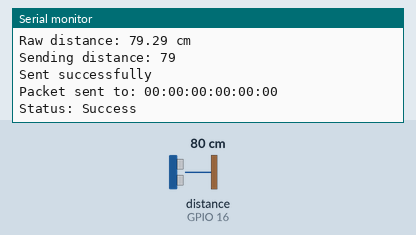
A sketch run on a simulated ESP32. Parts: the last lines printed to the serial monitor. Wiring (inferred from the names in the program): ultrasonic range finder: trigger GPIO 23; echo GPIO 16. The test bench sets the inputs (shaded band); at power-on: distance to the obstacle (sensor on GPIO 16) 80 cm. The echo pulse lasts 58.3 µs per cm.

Above: at 1.8 s.
1.9 s: distance to the obstacle (sensor on GPIO 16) set to 250 cm
At 2.9 s:
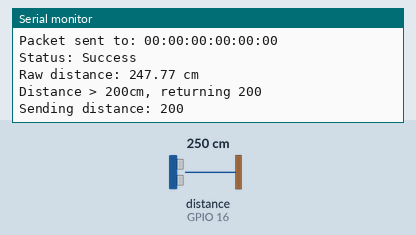
4.5 s: distance to the obstacle (sensor on GPIO 16) set to 2 cm
At 5.9 s:
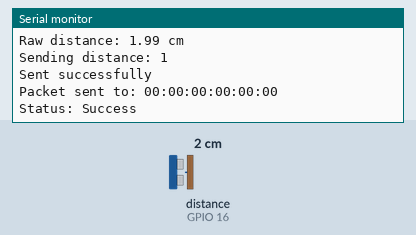
Timing chart, 0 to 7.5 s (numbered marks = the images above; inputs shaded):
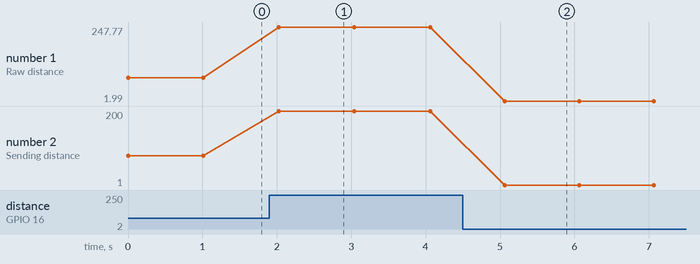

The sketch:

espSesnsor.ino
```cpp
#include <WiFi.h>
#include <esp_now.h>
#include <esp_wifi.h>

const int TRIGGER_PIN = 23;
const int ECHO_PIN = 16;
const uint8_t WIFI_CHANNEL = 1;  // Match this with receiver

// Receiver MAC Address - double check this matches your receiver's MAC
uint8_t receiverMac[] = {0x24, 0xDC, 0xC3, 0x44, 0xDC, 0x70};

esp_now_peer_info_t peerInfo;
char *success;
uint8_t globalDist;

void OnDataSent(const uint8_t *mac_addr, esp_now_send_status_t status) {
    Serial.print("\r\nPacket sent to: ");
    for (int i = 0; i < 6; i++) {
        Serial.printf("%02X", mac_addr[i]);
        if (i < 5) Serial.print(":");
    }
    Serial.print("\nStatus: ");
    Serial.println(status == ESP_NOW_SEND_SUCCESS ? "Success" : "Failed");
}

float distSensor() {
    // Clear the trigger pin
    digitalWrite(TRIGGER_PIN, LOW);
    delayMicroseconds(2);

    // Send the trigger pulse
    digitalWrite(TRIGGER_PIN, HIGH);
    delayMicroseconds(10);
    digitalWrite(TRIGGER_PIN, LOW);

    // Read the echo pin
    long duration = pulseIn(ECHO_PIN, HIGH);

    // Calculate distance
    float distance = (duration * 0.034) / 2;

    Serial.print("Raw distance: ");
    Serial.print(distance);
    Serial.println(" cm");

    // Constrain the distance value
    if (distance < 1) {
        Serial.println("Distance < 1cm, returning 0");
        return 0;
    } else if (distance > 255) {
        Serial.println("Distance > 255cm, returning 255");
        return 255;
    } else if (distance > 200) {
        Serial.println("Distance > 200cm, returning 200");
        return 200;
    }
    return distance;
}

void initESPNow() {
    WiFi.mode(WIFI_STA);

    // Print our MAC address for debugging
    Serial.print("Sender MAC: ");
    Serial.println(WiFi.macAddress());

    // Set WiFi channel
    esp_wifi_set_promiscuous(true);
    esp_wifi_set_channel(WIFI_CHANNEL, WIFI_SECOND_CHAN_NONE);
    esp_wifi_set_promiscuous(false);

    // Init ESP-NOW
    if (esp_now_init() != ESP_OK) {
        Serial.println("Error initializing ESP-NOW");
        return;
    }

    // Register callback
    esp_now_register_send_cb(OnDataSent);

    // Register peer
    memset(&peerInfo, 0, sizeof(peerInfo));
    memcpy(peerInfo.peer_addr, receiverMac, 6);
    peerInfo.channel = WIFI_CHANNEL;
    peerInfo.encrypt = false;

    if (esp_now_add_peer(&peerInfo) != ESP_OK) {
        Serial.println("Failed to add peer");
        return;
    }

    Serial.println("ESP-NOW initialized successfully");
}

void setup() {
    Serial.begin(115200);

    // Configure pins
    pinMode(TRIGGER_PIN, OUTPUT);
    pinMode(ECHO_PIN, INPUT);

    // Initialize ESP-NOW
    initESPNow();
}

void loop() {
    // Get distance reading
    globalDist = static_cast<uint8_t>(distSensor());

    Serial.print("Sending distance: ");
    Serial.println(globalDist);

    // Only send if distance is less than 200
    if (globalDist < 200) {
        esp_err_t result = esp_now_send(receiverMac, &globalDist, sizeof(globalDist));

        if (result == ESP_OK) {
            Serial.println("Sent successfully");
        } else {
            Serial.println("Send failed! Error code: ");
            Serial.println(result);
        }
    }

    delay(1000);  // Wait 1 second before next reading
}
```

Measured:
- after the input at 1.9 s, the serial monitor: prints a new line after 0.13 s (image 1)
- after the input at 4.5 s, the serial monitor: prints a new line after 0.56 s (image 2)
- plotted number 1: 79.29 → 247.77 after the input at 1.9 s, 247.77 → 1.99 after the input at 4.5 s
- plotted number 2: 79 → 200 after the input at 1.9 s, 200 → 1 after the input at 4.5 s
